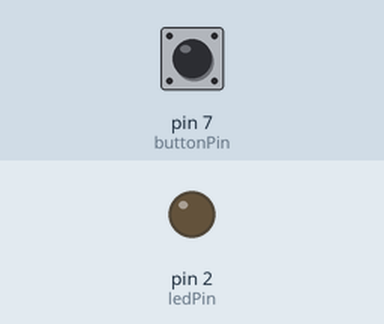
Bench run of a sketch on a simulated Arduino Uno, built with avr-gcc and run on an emulated ATmega328P. Parts: output pins drawn as LEDs (lit = HIGH). The inputs (shaded band) are chosen by the test bench; at power-on: pin 7 (buttonPin) HIGH. What the sketch prints to the serial monitor is not drawn.

Above: at 1.2 s.
1.3 s: pin 7 (buttonPin) pulled LOW for 0.15 s
At 1.37 s:
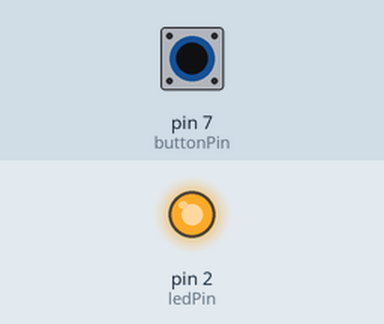
2.9 s: pin 7 (buttonPin) pulled LOW for 3.2 s
At 6.8 s:
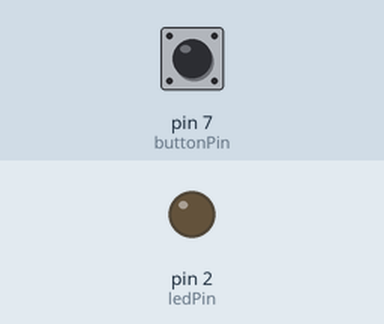
Timing chart, 0 to 8.3 s (numbered marks = the images above; inputs shaded):
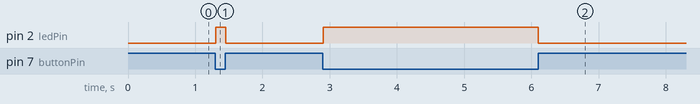

The sketch:

curtain.ino
```cpp
#include <Servo.h>

int buttonPin = 7;
int ledPin = 2;
void setup() {
  // put your setup code here, to run once:
  pinMode(buttonPin, INPUT_PULLUP);
  pinMode(ledPin, OUTPUT);
  Serial.begin(9600);
}

void loop() {
  // put your main code here, to run repeatedly:
  if(digitalRead(buttonPin) == LOW){
    digitalWrite(ledPin, HIGH);
  }
  else digitalWrite(ledPin, LOW);
  Serial.println(digitalRead(7));
  //delay(100);
}
```

Measured:
- after the input at 1.3 s, pin 2 (ledPin): LOW → HIGH at once, → LOW 0.15 s later
- after the input at 2.9 s, pin 2 (ledPin): LOW → HIGH at once, → LOW 3.2 s later
